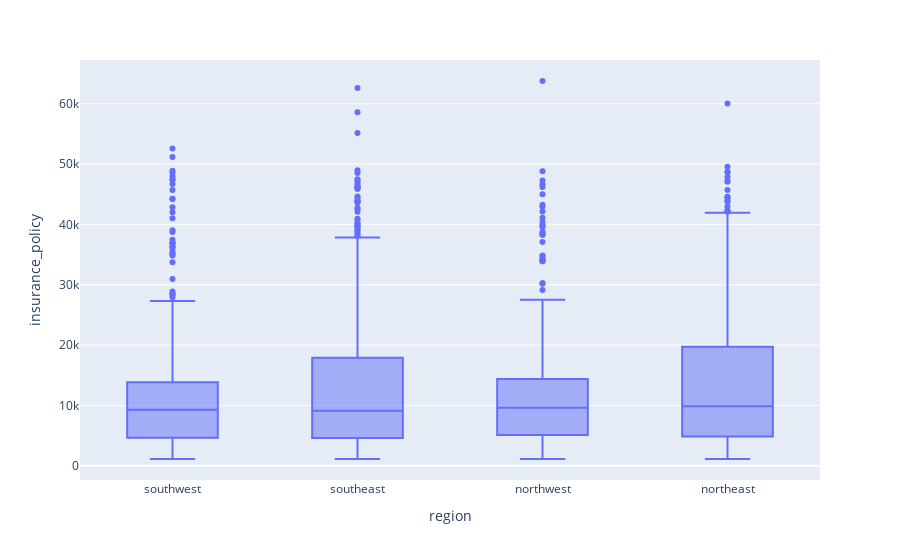

The code cell stored with this chart in its notebook:
### Code cell
# Visualizing relationship between "region" and target variable.

import plotly.express as px
fig = px.box(df, x='region', y='insurance_policy')
fig.show(renderer="png")

### Figure 1 — Plotly figure (JSON) as saved in the notebook; plotly's stock layout.template omitted (floating-point values rounded to 4 significant figures; data arrays with more than 128 entries replaced by an {"elided": "..."} marker saying what was removed)
{"data": [{"alignmentgroup": "True", "hovertemplate": "region=%{x}<br>insurance_policy=%{y}<extra></extra>", "legendgroup": "", "marker": {"color": "#636efa"}, "name": "", "notched": false, "offsetgroup": "", "orientation": "v", "showlegend": false, "type": "box", "x": {"elided": "1300 str values"}, "x0": " ", "xaxis": "x", "y": {"elided": "1300 float values"}, "y0": " ", "yaxis": "y"}], "layout": {"boxmode": "group", "legend": {"tracegroupgap": 0}, "margin": {"t": 60}, "xaxis": {"anchor": "y", "domain": [0, 1], "title": {"text": "region"}}, "yaxis": {"anchor": "x", "domain": [0, 1], "title": {"text": "insurance_policy"}}}}
